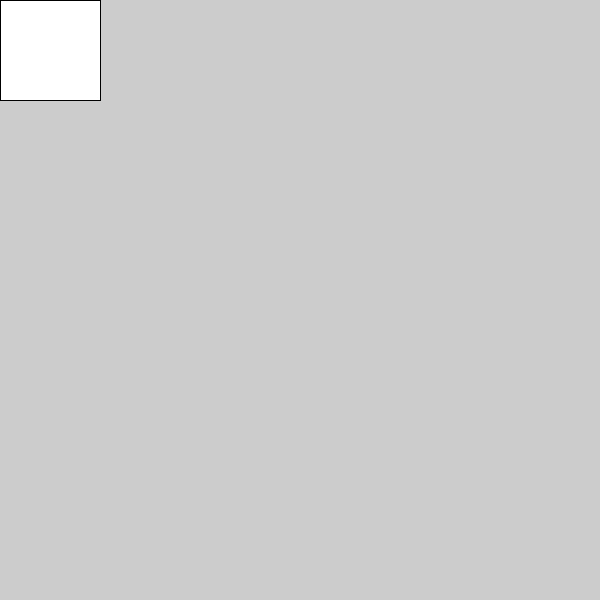
Frame 1 (no input)
Frame 60 (the mouse pressed at the canvas centre just before this capture): identical to frame 1, image omitted
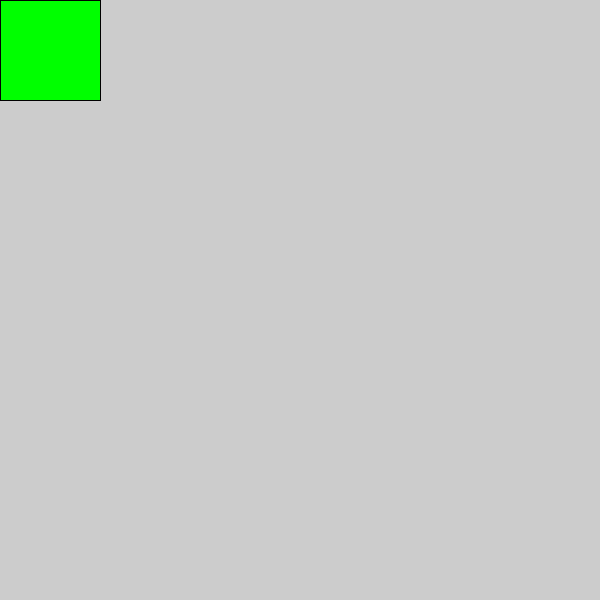
Frame 120 (the mouse held since frame 60 and released just before this capture)

The Processing sketch that drew these frames (run headless with seeded random() and noise(); from frame 60 on, the mouse is pressed at the canvas centre):

// Processing sketch: simple_if_else_statements
// ── simple_if_else_statements.pde
void setup(){
  size(600,600);
}

void draw(){
  if(keyPressed){
    fill(255,0,0);
  }
  else if(mousePressed){
    fill(0,255,0);
  }
  else{
    fill(255);
  }
  
  rect(0,0,100,100);
  
}
